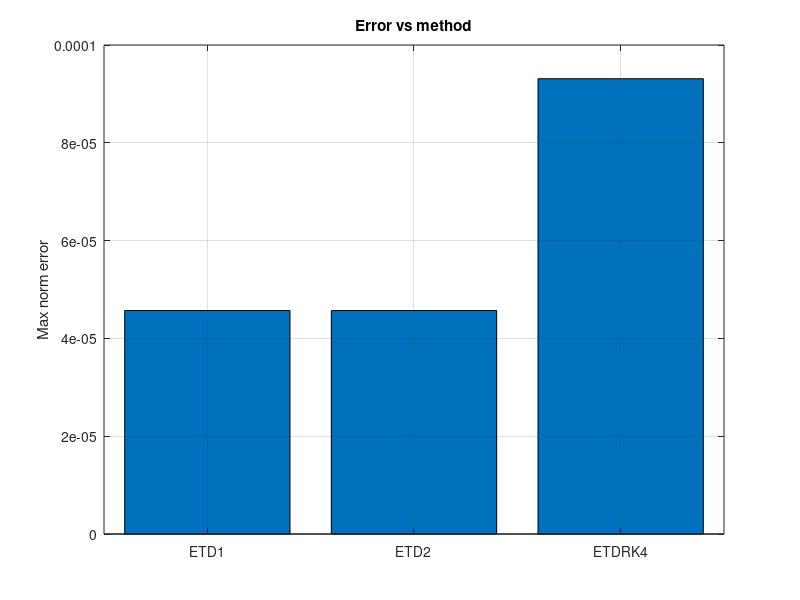

This figure's MATLAB source:
clc; clear;

% discretize the spatial part
N = 100; dx = 1/(N+1);
x = (1:N)'*dx;
epsilon = 0.01;

% Laplacian matrix
e = ones(N,1);
L = epsilon*(diag(-2*e)+diag(e(1:end-1),1)+diag(e(1:end-1),-1))/dx^2 + eye(N);

% initial value
u0 = 0.1*sin(pi*x);
h = 0.01;
tfinal = 1;
Nt = round(tfinal/h);

% nonlinearly function
Nfun = @(u) -u.^3;

% ETDRK4
h_ref = 0.001; Nt_ref = round(tfinal/h_ref);
u_ref = u0;
E = expm(h_ref*L);
for n = 1:Nt_ref
    k1 = Nfun(u_ref);
    k2 = Nfun(u_ref + 0.5*h_ref*k1);
    k3 = Nfun(u_ref + 0.5*h_ref*k2);
    k4 = Nfun(u_ref + h_ref*k3);
    u_ref = E*u_ref + h_ref/6*(k1+2*k2+2*k3+k4);
end

% compare
methods = {'ETD1','ETD2','ETDRK4'};
errors = zeros(size(methods));

for m = 1:length(methods)
    u = u0;
    for n = 1:Nt
        switch methods{m}
            case 'ETD1'
                u = expm(h*L)*u + h*expm(h*L)*Nfun(u);
            case 'ETD2'
                % Second Taylor
                u = expm(h*L)*u + h*expm(h*L)*(Nfun(u) + 0.5*h* (Nfun(u)-Nfun(u)));
            case 'ETDRK4'
                % 四階 RK
                E = expm(h*L);
                k1 = Nfun(u);
                k2 = Nfun(u + 0.5*h*k1);
                k3 = Nfun(u + 0.5*h*k2);
                k4 = Nfun(u + h*k3);
                u = E*u + h/6*(k1+2*k2+2*k3+k4);
        end
    end
    errors(m) = norm(u-u_ref,inf);
end

% plot
figure; bar(errors);
set(gca,'XTickLabel',methods);
ylabel('Max norm error');
title('Error vs method');
grid on;
